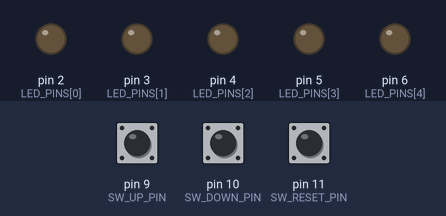
Recording of a sketch running on a simulated Arduino Uno, built with avr-gcc and run on an emulated ATmega328P. Parts: output pins drawn as LEDs (lit = HIGH). The inputs (shaded band) are chosen by the test bench; at power-on: pin 9 (SW_UP_PIN) HIGH, pin 10 (SW_DOWN_PIN) HIGH, pin 11 (SW_RESET_PIN) HIGH.

Above: at 1.2 s.
1.3 s: pin 9 (SW_UP_PIN) pulled LOW for 0.15 s
At 2.5 s:
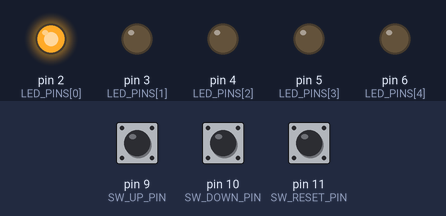
2.9 s: pin 9 (SW_UP_PIN) pulled LOW for 1 s
At 3.8 s:
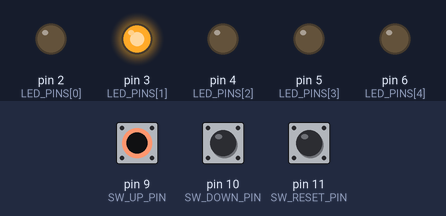
5.4 s: pin 9 (SW_UP_PIN) pulled LOW for 0.15 s
At 5.7 s:
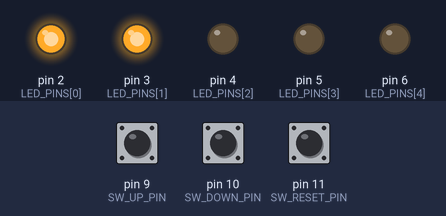
7.0 s: pin 9 (SW_UP_PIN) pulled LOW for 3.2 s
At 8.1 s:
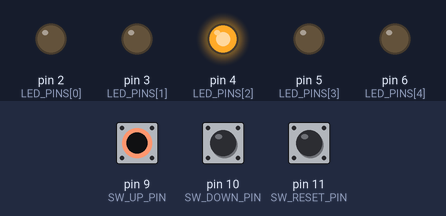
11.7 s: pin 9 (SW_UP_PIN) pulled LOW for 0.15 s
At 12.9 s:
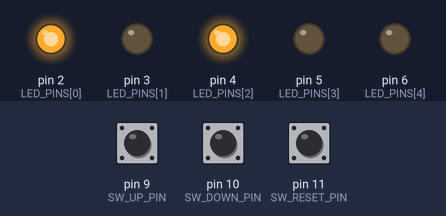
13.3 s: pin 9 (SW_UP_PIN) pulled LOW for 1 s
At 14.1 s:
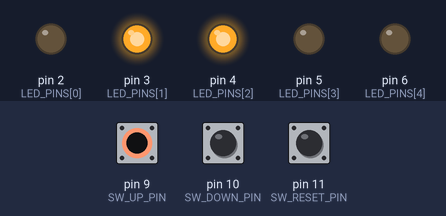
Timing chart, 0 to 16.3 s (numbered marks = the images above; inputs shaded):
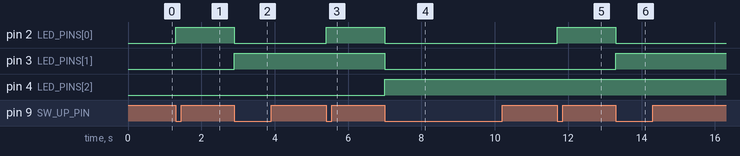

The sketch:

CS-4540-lab5-5.ino
```cpp
// the pins in an array
const int LED_PINS[] = {2, 3, 4, 5, 6};
const int NUM_LEDS  = 5;
const int SW_UP_PIN = 9;  // count up
const int SW_DOWN_PIN = 10; // count down
const int SW_RESET_PIN = 11; // reset to 0

const int MAX_COUNT = 31;  // 5 bits = 0 to 31

// counter
int count = 0;

// debounce
const long DEBOUNCE_DELAY = 50;
bool lastSwUpState = HIGH;
bool lastSwDownState = HIGH;
bool lastSwResetState = HIGH;
unsigned long swUpDebounce = 0;
unsigned long swDownDebounce = 0;
unsigned long swResetDebounce = 0;

void setup() {
  for (int i = 0; i < NUM_LEDS; i++) {
    pinMode(LED_PINS[i], OUTPUT);
  }
  pinMode(SW_UP_PIN,    INPUT);
  pinMode(SW_DOWN_PIN,  INPUT);
  pinMode(SW_RESET_PIN, INPUT);

  displayCount(count);
}

// display the binary value of count across the LEDs
void displayCount(int value) {
  for (int i = 0; i < NUM_LEDS; i++) {
    digitalWrite(LED_PINS[i], (value >> i) & 1 ? HIGH : LOW);
  }
}

void loop() {
  unsigned long now = millis();

  bool swUpState    = digitalRead(SW_UP_PIN);
  bool swDownState  = digitalRead(SW_DOWN_PIN);
  bool swResetState = digitalRead(SW_RESET_PIN);

  // for the switch that goes up once it reaches 31 it go back to zero
  if (lastSwUpState == HIGH && swUpState == LOW &&
      (now - swUpDebounce > DEBOUNCE_DELAY)) {
    swUpDebounce = now;

    count = (count >= MAX_COUNT) ? 0 : count + 1;
    displayCount(count);
  }
  lastSwUpState = swUpState;

  // switch down if it reaches zero it will go to 31
  if (lastSwDownState == HIGH && swDownState == LOW &&
      (now - swDownDebounce > DEBOUNCE_DELAY)) {
    swDownDebounce = now;

    count = (count <= 0) ? MAX_COUNT : count - 1;
    displayCount(count);
  }
  lastSwDownState = swDownState;

  // resets the count back to zero
  if (lastSwResetState == HIGH && swResetState == LOW &&
      (now - swResetDebounce > DEBOUNCE_DELAY)) {
    swResetDebounce = now;

    count = 0;
    displayCount(count);
  }
  lastSwResetState = swResetState;
}
```

Measured:
- after the input at 1.3 s, pin 2 (LED_PINS[0]): LOW → HIGH at once
- after the input at 2.9 s, pin 2 (LED_PINS[0]): HIGH → LOW at once; pin 3 (LED_PINS[1]): LOW → HIGH at once
- after the input at 5.4 s, pin 2 (LED_PINS[0]): LOW → HIGH at once
- after the input at 7.0 s, pin 2 (LED_PINS[0]), pin 3 (LED_PINS[1]): HIGH → LOW at once; pin 4 (LED_PINS[2]): LOW → HIGH at once
- after the input at 11.7 s, pin 2 (LED_PINS[0]): LOW → HIGH at once
- after the input at 13.3 s, pin 2 (LED_PINS[0]): HIGH → LOW at once; pin 3 (LED_PINS[1]): LOW → HIGH at once
